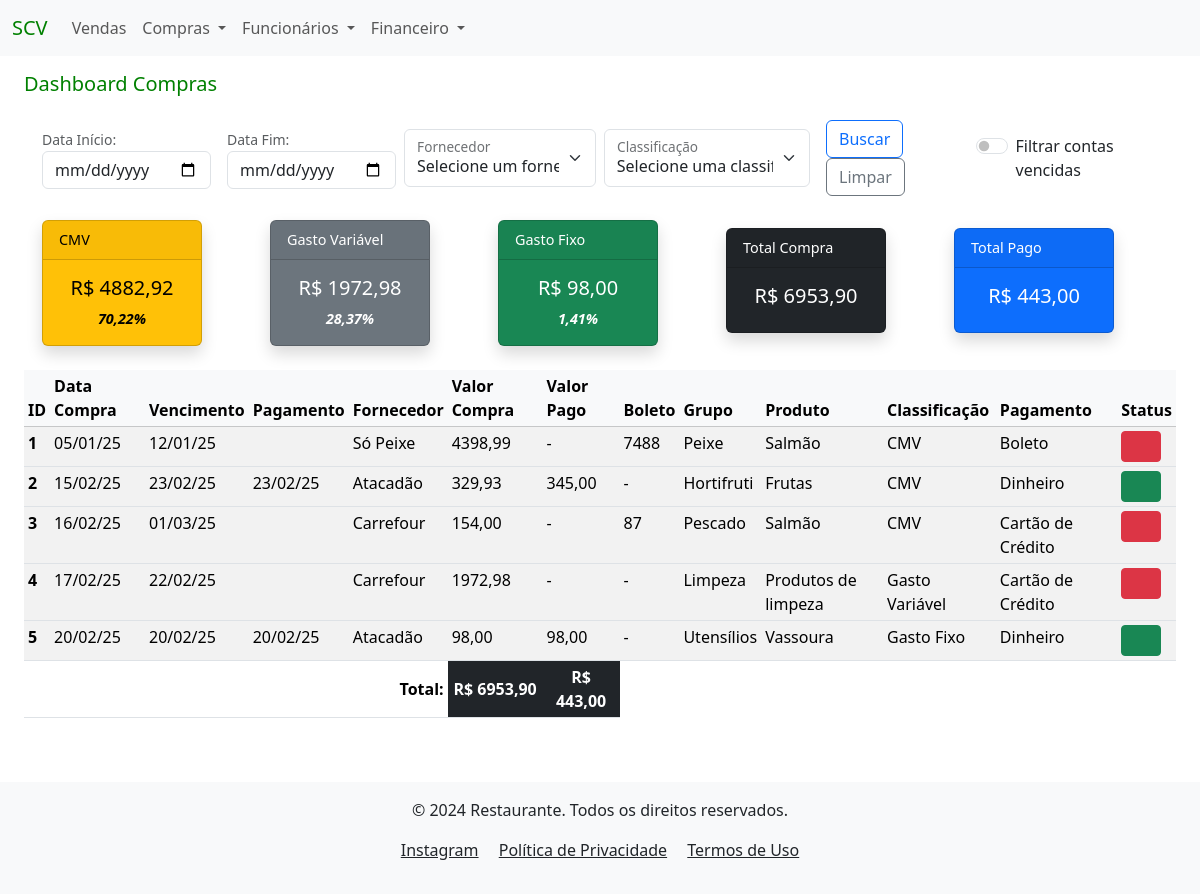
The app's page /dashboard_compras, older data.
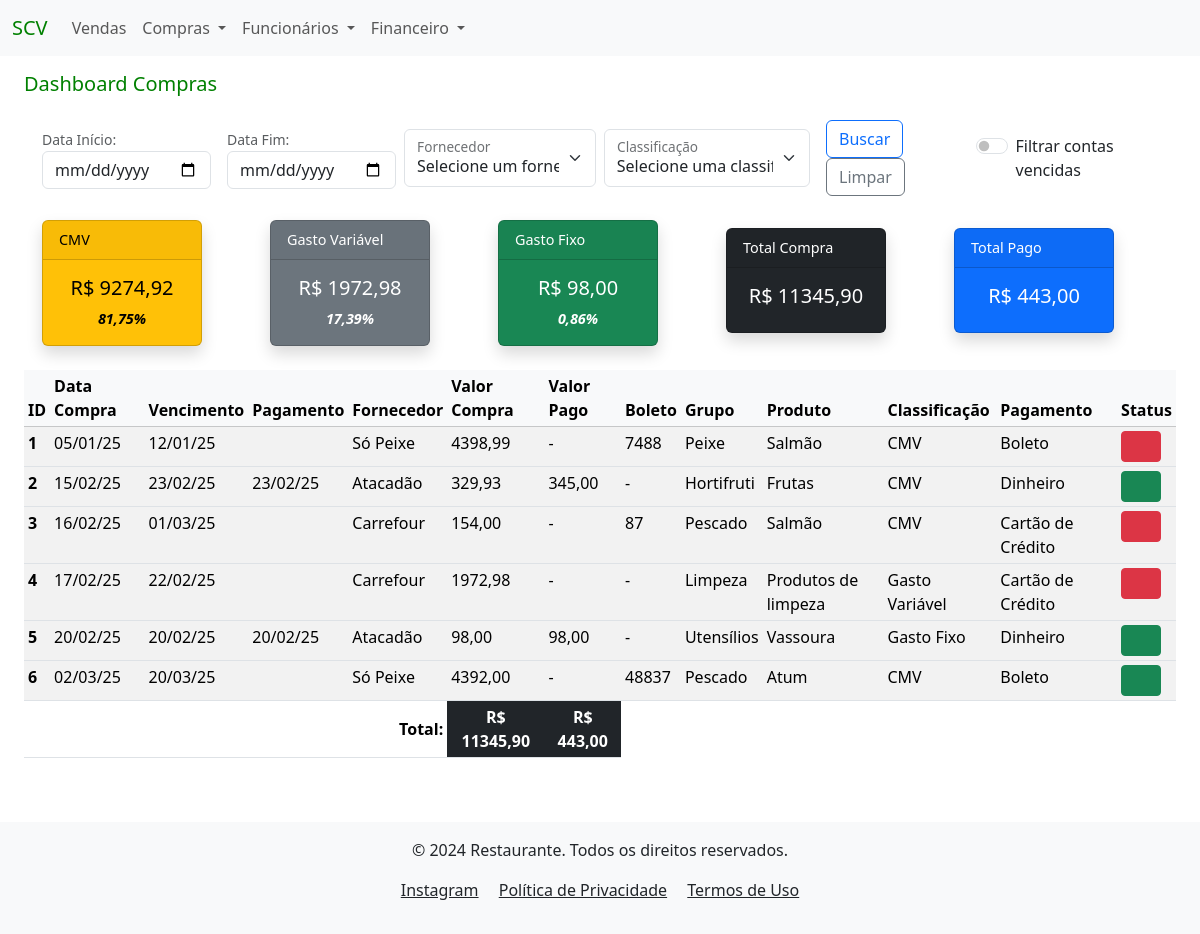
The same page, newer data.
### compras/models.py (models this page shows)
class Compras(models.Model):
    classificacao_choices = [
                        ('CMV', 'CMV'),
                        ('Gasto Fixo', 'Gasto Fixo'),
                        ('Gasto Variável', 'Gasto Variável')
                        ]
    tipo_pagamento = [
                    ('Dinheiro', 'Dinheiro'),
                    ('Cartão de Crédito', 'Cartão de Crédito'),
                    ('Cartão Débito', 'Cartão Débito'),
                    ('Pix', 'Pix'),
                    ('Cheque', 'Cheque'),
                    ('Transferência', 'Transferência'),
                    ('Boleto', 'Boleto'),
                    ('Débito Automático', 'Débito Automático')
    ]
    created_at = models.DateTimeField(auto_now_add=True)
    data_compra = models.DateField(verbose_name="Data da Venda", null=False, blank=False)
    data_vencimento = models.DateField(verbose_name="Data do Vencimento", null=True, blank=False)
    data_pagamento = models.DateField(verbose_name="Data do Pagamento", null=True, blank=True)
    fornecedor = models.ForeignKey(Fornecedor, on_delete=models.PROTECT, verbose_name="Fornecedor", null=False, blank=False)
    valor_compra = models.DecimalField(verbose_name="Valor da Compra", max_digits=9, decimal_places=2, null=False, blank=False)
    valor_pago = models.DecimalField(verbose_name="Valor de Pagamento", max_digits=9, decimal_places=2, null=True, blank=True)
    qtd = models.CharField(verbose_name="Quantidade", max_length=10, null=True, blank=True)
    numero_boleto = models.CharField(verbose_name="Boleto", max_length=10, null=True, blank=True)
    grupo_produto = models.CharField(verbose_name="Grupo do Produto", max_length=20, null=True, blank=False)
    produto = models.CharField(verbose_name="Produto", max_length=20, null=True, blank=False)
    classificacao = models.CharField(verbose_name="Classificação", choices=classificacao_choices, max_length=20, null=True, blank=False)
    forma_pagamento = models.CharField(verbose_name="Forma de Pagamento", choices=tipo_pagamento, max_length=17, null=True, blank=False)
    observacao = models.CharField(verbose_name="Observação", max_length=35, null=True, blank=True)
    author = models.ForeignKey(User, on_delete=models.PROTECT, blank=False, default=1)
    dt_atualizado = models.DateTimeField(auto_now=True, null=False, blank=False)

class Fornecedor(models.Model):
    created_at = models.DateTimeField(auto_now_add=True)
    nome_empresa = models.CharField(verbose_name="Fornecedor", max_length=50, blank=False, unique=True)
    cnpj = models.CharField(verbose_name="CNPJ", max_length=14, null=True, blank=True)
    nome_contato = models.CharField(verbose_name="Contato", max_length=35, null=True, blank=True)
    telefone = models.CharField(verbose_name="Telefone", max_length=15, null=True, blank=True)
    email = models.CharField(verbose_name="E-mail", max_length=40, null=True, blank=True)
    endereco = models.CharField(verbose_name="Endereço", max_length=255, null=True, blank=True)
    cep = models.CharField(verbose_name="CEP", max_length=8, null=True, blank=True)
    numero = models.CharField(verbose_name="Número", max_length=10, null=True, blank=True)
    bairro = models.CharField(verbose_name="Bairro", max_length=20, null=True, blank=True)
    cidade = models.CharField(verbose_name="Cidade", max_length=30, null=True, blank=True)
    author = models.ForeignKey(User, on_delete=models.PROTECT, blank=False, default=1)
    dt_atualizado = models.DateTimeField(auto_now=True, null=False, blank=False)
    def __str__(self):
        return f"{self.nome_empresa}"

### financeiro/views.py (the view)
# urls.py: path('dashboard_compras', DashboardComprasView.as_view(), name='dashboard_compras'),
class DashboardComprasView(DashboardBaseView):
    def get(self, request):
        today = timezone.now().date()
        data_inicio = request.GET.get('data_inicio')
        data_fim = request.GET.get('data_fim')
        classificacao_selecionado = request.GET.getlist('classificacao')
        fornecedores_selecionado = request.GET.getlist('fornecedor')
        filtrar_vencidas = request.GET.get('filtrar_vencidas') == 'on'
        compras = Compras.objects.all()
        filtros = FiltrosFinanceiro(
            data_inicio=data_inicio,
            data_fim=data_fim,
            campo_data='data_compra',
            classificacao=classificacao_selecionado,
            fornecedor=fornecedores_selecionado)
        compras_filtradas = filtros.aplicar_filtros(compras)
        if filtrar_vencidas:
            compras_filtradas = compras_filtradas.filter(
                Q(data_vencimento__lt=today) & Q(data_pagamento__isnull=True)
            )
        totais_compras = self.calcular_totais_compras(compras_filtradas)
        fornecedores = Compras.objects.values('fornecedor__id', 'fornecedor__nome_empresa').distinct() #nesse caso estamos pegando o id por ser chave estrangeira
        classificacao = Compras.objects.values('classificacao').distinct()
        context = {
            **totais_compras,
            'today': today,
            'data_inicio': data_inicio,
            'data_fim': data_fim,
            'campo_data': 'data_compra',
            'compras': compras_filtradas,
            'fornecedores_selecionados': fornecedores_selecionado,
            'fornecedores': fornecedores,
            'classificacao_selecionado': classificacao_selecionado,
            'classificacao': classificacao,
            'filtrar_vencidas': filtrar_vencidas, #Filtro de radio
        }
        return render(request, 'financeiro/dashboard_compras.html', context)

### financeiro/templates/financeiro/dashboard_compras.html (shortened to what this page needs)
{% extends 'global/base.html' %}
{% block content %}
    <h5 class="mb-4 mt-3" style="color: green;">Dashboard Compras</h5>
    <div class="container">
        <form id="filtro-form" action="" method="GET" class="d-flex align-items-center">
            <div class="mb-2 me-2">
                <small for="data_inicio" class="form-text">Data Início:</small>
                <input type="date" class="form-control" id="data_inicio" name="data_inicio" value="{{ data_inicio }}">
            </div>
            <div class="mb-2 ms-2 me-2">
                <small for="data_fim" class="form-text">Data Fim:</small>
                <input type="date" class="form-control" id="data_fim" name="data_fim" value="{{ data_fim }}">
            </div>
            <div class="form-floating mb-2 me-2">
                <select class="form-select" id="floatingSelect" name="fornecedor" aria-label="Floating label select example">
                    <option value="">Selecione um fornecedor</option>
                </select>
                <label for="floatingSelect">Fornecedor</label>
            </div>
            <div class="form-floating mb-2 me-2">
                <select class="form-select" id="floatingSelect" name="classificacao" aria-label="Floating label select example">
                    <option value="">Selecione uma classificação</option>
                </select>
                <label for="floatingSelect">Classificação</label>
            </div>
            <div class="mb-2 ms-2 me-2">
                <button type="submit" class="btn btn-outline-primary me-2" name="buscar_compras">Buscar</button>
                <a href="{% url 'dashboard_compras' %}" class="btn btn-outline-secondary me-2">Limpar</a>
            </div>
            <div class="form-check form-switch mb-2 me-2">
                <input class="form-check-input" type="checkbox" role="switch" id="flexSwitchCheckDefault" name="filtrar_vencidas" {% if filtrar_vencidas %}checked{% endif %} onchange="document.getElementById('filtro-form').submit();">
                <label class="form-check-label" for="flexSwitchCheckDefault">Filtrar contas vencidas</label>
            </div>
        </form>
    </div>
    {% if compras %}
        <div>
            <div class="justify-content-around flex-wrap mt-3">
                {% include 'financeiro/cards/cards_compras.html' %}
            </div>
            <div class="mt-3">
                {% include 'financeiro/table/tabela_compras.html' %}
            </div>
        </div>
    {% else %}
        <div class="container">
            <div class="alert alert-warning mt-3" role="alert">
                Não há compras para o filtro selecionadocadastradas.
            </div>
        </div>
    {% endif %}
{% endblock content %}

### financeiro/templates/financeiro/table/tabela_compras.html (shortened to what this page needs)
<div class="col-md-12 mt-2">
    <div class="table-responsive">
        <table class="table table-sm table-striped table-hover mt-2">
            <thead class="table-light">
                <tr>
                    <th scope="col">ID</th>
                    <th scope="col">Data Compra</th>
                    <th scope="col">Vencimento</th>
                    <th scope="col">Pagamento</th>
                    <th scope="col">Fornecedor</th>
                    <th scope="col">Valor Compra</th>
                    <th scope="col">Valor Pago</th>
                    <th scope="col">Boleto</th>
                    <th scope="col">Grupo</th>
                    <th scope="col">Produto</th>
                    <th scope="col">Classificação</th>
                    <th scope="col">Pagamento</th>
                    <th scope="col">Status</th>
                </tr>
            </thead>
            <tbody>
                {% for compra in compras %}
                    <tr>
                        <th scope="row">{{ compra.pk }}</th>
                        <td>{{ compra.data_compra|date:"d/m/y" }}</td>
                        <td>{{ compra.data_vencimento|date:"d/m/y" }}</td>
                        <td>{{ compra.data_pagamento|date:"d/m/y" }}</td>
                        <td>{{ compra.fornecedor }}</td>
                        <td>{{ compra.valor_compra|floatformat:2|default:"-" }}</td>
                        <td>{{ compra.valor_pago|floatformat:2|default:"-" }}</td>
                        <td>{{ compra.numero_boleto|default:"-" }}</td>
                        <td>{{ compra.grupo_produto|default:"-" }}</td>
                        <td>{{ compra.produto|default:"-" }}</td>
                        <td>{{ compra.classificacao|default:"-" }}</td>
                        <td>{{ compra.forma_pagamento|default:"-" }}</td>
                        <td>
                            <span
                                class="btn btn-sm
                                {% if compra.data_vencimento < today and not compra.data_pagamento %}
                                    btn-danger
                                {% else %}
                                    btn-success
                                {% endif %}"
                                >&nbsp;&nbsp;&nbsp;&nbsp;&nbsp;&nbsp;
                            </span>
                        </td>
                    </tr>
                {% endfor %}
            </tbody>
            <tfoot>
                <tr>
                    <td colspan="5" class="text-end fw-bold">Total:</td>
                    <td class="bg-dark text-white fw-bold text-center">R$ {{ total_compras|floatformat:2 }}</td>
                    <td class="bg-dark text-white fw-bold text-center">R$ {{ total_pago|floatformat:2 }}</td>
                </tr>
            </tfoot>
        </table>
    </div>
</div>

Row changes from the older to the newer data that the page shows:
added Compras: pk "6", data_compra "02/03/25", data_vencimento "20/03/25", fornecedor "Só Peixe", valor_compra "4392,00", valor_pago "-", numero_boleto "48837", grupo_produto "Pescado", produto "Atum", classificacao "CMV", forma_pagamento "Boleto"
Text that changed along with them:
{{ total_cmv|floatformat:2 }}: "4882,92" → "9274,92"
{{ taxa_cmv }}: "70,22" → "81,75"
{{ taxa_gasto_variavel }}: "28,37" → "17,39"
{{ taxa_gasto_fixo }}: "1,41" → "0,86"
{{ total_compras|floatformat:2 }}: "6953,90" → "11345,90"
